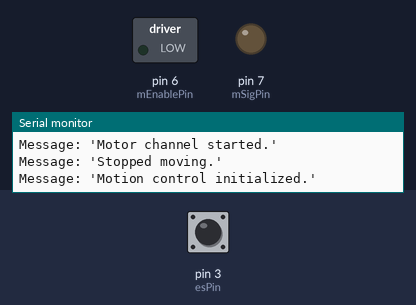
Bench run of a sketch on a simulated Arduino Uno, built with avr-gcc and run on an emulated ATmega328P. Shown: switched loads named in the sketch (green lamp = pin HIGH), output pins drawn as LEDs (lit = HIGH), the last lines printed to the serial monitor. The test bench sets the inputs (shaded band); at power-on: pin 3 (esPin) LOW.

Above: at 0.16 s.
At 5.0 s:
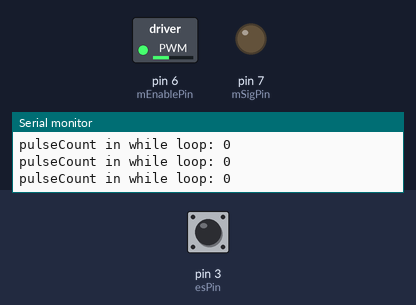
5.1 s: pin 3 (esPin) pulsed HIGH 5 times (0.12 s each, 0.3 s apart)
Timing chart, 0 to 8.1 s (numbered marks = the images above; inputs shaded):
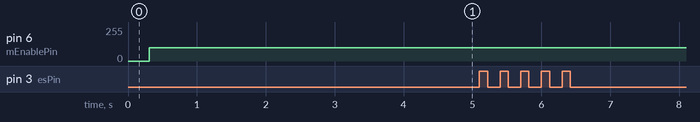

The sketch:

TrackRotationTest.ino
```cpp
/*
 * Track Rotation Test
 * Tell motor to spin at arbitrary speed
 * until given number of pulses is counted,
 * indicating wheel has reached target location.
 * Target distance originally converted to pulses,
 * so desired pulses is known.
 */

//======Encoders======
const byte esPin = 3;

int ppr = 20;

volatile long pulseCount = 0;

double ppcm = 0.0;

//======Motor Driver======
const byte mEnablePin = 6,
  mSigPin = 7;

//======Mobile Platform======
double wheelDiam = 6.0;

//======Circle======
double piApprox = 3.14159,
  rads = 57.2958; // radians to deg conversion

void setup()
{
  Serial.begin(9600);

  while(!Serial);

  displayMessage("Starting TrackRotationTest.ino");

  initMotionControl();

  Serial.print("pulseCount before driving: ");
  Serial.println(pulseCount);

  driveDistance(20.0);
}

void displayMessage(String msg)
{
  Serial.print("Message: '");
  Serial.print(msg);
  Serial.println("'\n");
}

// Construct a motion controller
void initMotionControl()
{
  startEncoderChannel();

  startMotorChannel();

  stopMoving();

  displayMessage("Motion control initialized.");
}

void startEncoderChannel()
{
  attachInterrupt(digitalPinToInterrupt(esPin), updateEsVel, CHANGE);

  displayMessage("Encoder channel started.");
}

void startMotorChannel()
{
  /* Start Motor Channel */
  pinMode(mEnablePin, OUTPUT);
  pinMode(mSigPin, OUTPUT);

  displayMessage("Motor channel started.");
}

void stopMoving()
{
  digitalWrite(mEnablePin, LOW);

  displayMessage("Stopped moving.");
}

void driveDistance(double targetDistance)
{
  long mPulses;

  pulseCount = 0;

  mPulses = (long) convertCmToPulses(targetDistance);

  Serial.print("Pulses: ");
  Serial.println(mPulses);

  Serial.print("pulseCount before while loop: ");
  Serial.println(pulseCount);

  while(pulseCount < mPulses)
  {
    Serial.print("pulseCount in while loop: ");
    Serial.println(pulseCount);

    analogWrite(mEnablePin, 100); // CHANGE: optimize velocity

    //delay(3000);
  }

  stopMoving();
}

double convertCmToPulses(double cm)
{
  double wheelCircumf,
    ratioPulsesPerCm,
    pulses;

  wheelCircumf = piApprox * wheelDiam;

  Serial.print("wheelCircumf: ");
  Serial.println(wheelCircumf);

  ratioPulsesPerCm = ppr / wheelCircumf;

  Serial.print("ratioPulsesPerCm: ");
  Serial.println(ratioPulsesPerCm);

  pulses = cm * ratioPulsesPerCm;

  Serial.print("Pulses Returned: ");
  Serial.println(pulses);

  return pulses;
}

void loop() {}

//======Interrupt Service Routines======

void updateEsVel()
{
  pulseCount++;
}
```
